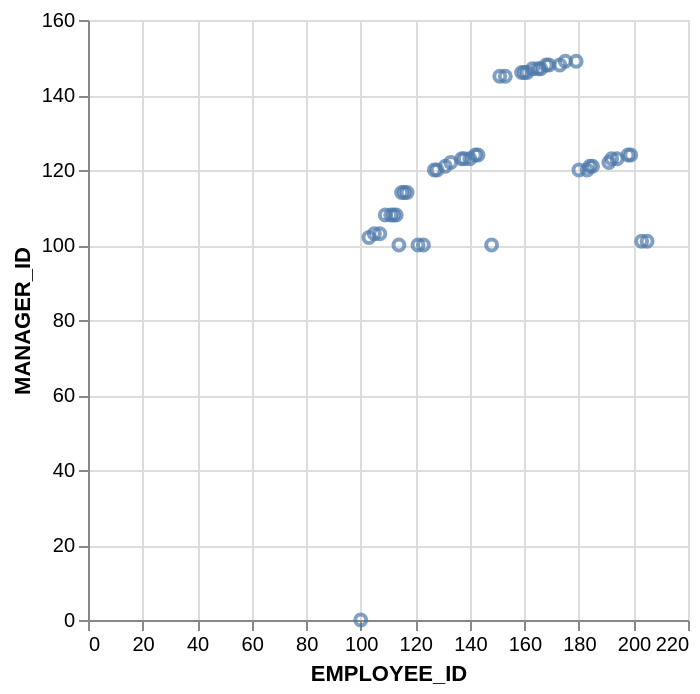

Describe this chart as a Vega-Lite specification.
### Vega-Lite specification from a JSON file in a GitHub repository (floating-point values rounded to 4 significant figures)
{"data": {"values": [{"x_data": 100, "y_data": 0}, {"x_data": 205, "y_data": 101}, {"x_data": 168, "y_data": 148}, {"x_data": 114, "y_data": 100}, {"x_data": 148, "y_data": 100}, {"x_data": 169, "y_data": 148}, {"x_data": 151, "y_data": 145}, {"x_data": 163, "y_data": 147}, {"x_data": 103, "y_data": 102}, {"x_data": 109, "y_data": 108}, {"x_data": 175, "y_data": 149}, {"x_data": 121, "y_data": 100}, {"x_data": 153, "y_data": 145}, {"x_data": 159, "y_data": 146}, {"x_data": 112, "y_data": 108}, {"x_data": 111, "y_data": 108}, {"x_data": 160, "y_data": 146}, {"x_data": 161, "y_data": 146}, {"x_data": 113, "y_data": 108}, {"x_data": 165, "y_data": 147}, {"x_data": 123, "y_data": 100}, {"x_data": 203, "y_data": 101}, {"x_data": 166, "y_data": 147}, {"x_data": 179, "y_data": 149}, {"x_data": 173, "y_data": 148}, {"x_data": 105, "y_data": 103}, {"x_data": 107, "y_data": 103}, {"x_data": 184, "y_data": 121}, {"x_data": 185, "y_data": 121}, {"x_data": 192, "y_data": 123}, {"x_data": 137, "y_data": 123}, {"x_data": 133, "y_data": 122}, {"x_data": 138, "y_data": 123}, {"x_data": 180, "y_data": 120}, {"x_data": 194, "y_data": 123}, {"x_data": 115, "y_data": 114}, {"x_data": 142, "y_data": 124}, {"x_data": 116, "y_data": 114}, {"x_data": 117, "y_data": 114}, {"x_data": 183, "y_data": 120}, {"x_data": 143, "y_data": 124}, {"x_data": 198, "y_data": 124}, {"x_data": 199, "y_data": 124}, {"x_data": 131, "y_data": 121}, {"x_data": 140, "y_data": 123}, {"x_data": 191, "y_data": 122}, {"x_data": 127, "y_data": 120}, {"x_data": 128, "y_data": 120}]}, "mark": "point", "encoding": {"x": {"field": "x_data", "type": "quantitative", "title": "EMPLOYEE_ID"}, "y": {"field": "y_data", "type": "quantitative", "title": "MANAGER_ID"}}}
